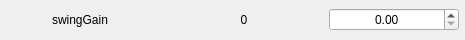
                      <widget class="QFrame" name="frame_46">
                       <property name="minimumSize">
                        <size>
                         <width>465</width>
                         <height>40</height>
                        </size>
                       </property>
                       <property name="maximumSize">
                        <size>
                         <width>465</width>
                         <height>40</height>
                        </size>
                       </property>
                       <property name="frameShape">
                        <enum>QFrame::NoFrame</enum>
                       </property>
                       <property name="frameShadow">
                        <enum>QFrame::Sunken</enum>
                       </property>
                       <layout class="QHBoxLayout" name="horizontalLayout_48">
                        <property name="spacing">
                         <number>5</number>
                        </property>
                        <property name="leftMargin">
                         <number>0</number>
                        </property>
                        <property name="topMargin">
                         <number>0</number>
                        </property>
                        <property name="rightMargin">
                         <number>5</number>
                        </property>
                        <property name="bottomMargin">
                         <number>0</number>
                        </property>
                        <item>
                         <widget class="QLabel" name="label_95">
                          <property name="minimumSize">
                           <size>
                            <width>158</width>
                            <height>0</height>
                           </size>
                          </property>
                          <property name="maximumSize">
                           <size>
                            <width>158</width>
                            <height>16777215</height>
                           </size>
                          </property>
                          <property name="toolTip">
                           <string>Amplitude of lateral oscillation of the trunk with respect to the feet (in meters).</string>
                          </property>
                          <property name="text">
                           <string>swingGain</string>
                          </property>
                          <property name="alignment">
                           <set>Qt::AlignCenter</set>
                          </property>
                         </widget>
                        </item>
                        <item>
                         <widget class="QLabel" name="label_96">
                          <property name="minimumSize">
                           <size>
                            <width>158</width>
                            <height>0</height>
                           </size>
                          </property>
                          <property name="maximumSize">
                           <size>
                            <width>158</width>
                            <height>16777215</height>
                           </size>
                          </property>
                          <property name="text">
                           <string>0</string>
                          </property>
                          <property name="alignment">
                           <set>Qt::AlignCenter</set>
                          </property>
                         </widget>
                        </item>
                        <item>
                         <widget class="QDoubleSpinBox" name="doubleSpinBox_45">
                          <property name="minimumSize">
                           <size>
                            <width>130</width>
                            <height>0</height>
                           </size>
                          </property>
                          <property name="maximumSize">
                           <size>
                            <width>130</width>
                            <height>16777215</height>
                           </size>
                          </property>
                          <property name="styleSheet">
                           <string notr="true"/>
                          </property>
                          <property name="alignment">
                           <set>Qt::AlignCenter</set>
                          </property>
                         </widget>
                        </item>
                       </layout>
                      </widget>
